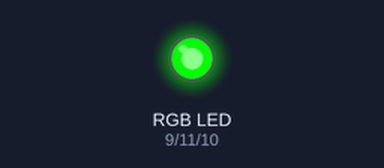
This sketch was run on a simulated Arduino Uno, built with avr-gcc and run on an emulated ATmega328P. Parts: an RGB LED mixed from three pins (HIGH = lit).

Above: at 0.05 s.
At 0.75 s:
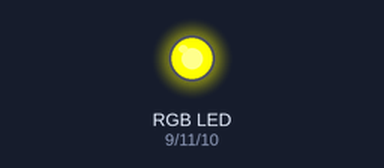
At 0.95 s:
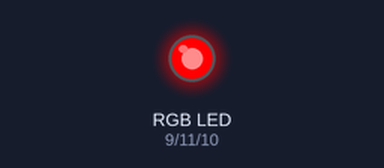
At 1.15 s:
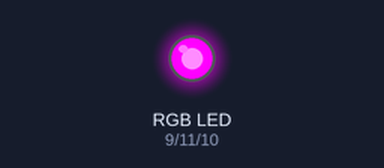
At 1.55 s:
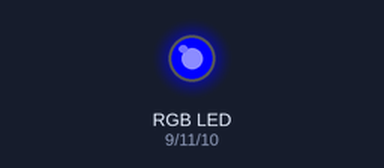
Timing chart, 0 to 3.7 s (numbered marks = the images above):
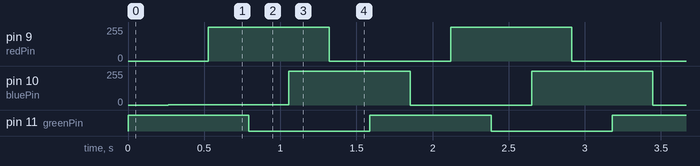

Measured:
- by itself, pin 9 (redPin): alternates 255/255 for 0.80 s and 0/255 for 0.80 s
- by itself, pin 10 (bluePin): repeats every 1.6 s: 255/255 0.80 s, 0/255 0.80 s
- by itself, pin 11 (greenPin): alternates HIGH for 0.80 s and LOW for 0.80 s

The sketch:

RGB.ino
```cpp
int redPin = 9;
int greenPin = 11;
int bluePin = 10;
int counter = 0;
int redVal = 255;
int greenVal = 0;
int blueVal = 0;
char output[] = "";


void setup()
{
  pinMode(redPin, OUTPUT);
  pinMode(greenPin, OUTPUT);
  pinMode(bluePin, OUTPUT);
  Serial.begin(9600);
}

void loop()
{
  if (counter ==1530)
    {
      counter = 0;
    }
  else
    {
      counter++;
    }
 if (counter >= 0 && counter <255)
 {
   blueVal++;
 }
 if (counter >= 255  && counter <510 && redVal >0)
 {
   redVal--;
 }
 if (counter >= 510  && counter <765)
 {
   greenVal++;
 }
 if (counter >= 765  && counter <1020 && blueVal >0)
 {
   blueVal--;
 }
 if (counter >=1020   && counter <1275)
 {
   redVal++;
 }
 if (counter >=1275   && counter <1530 && greenVal >0)
 {
   greenVal--;
 }

 setColor(redVal, greenVal, blueVal);
 //Serial.print("R: ");
 //Serial.print(redVal);
 //Serial.print("  G: ");
 //Serial.print(greenVal);
 //Serial.print("  B: ");
 //Serial.println(blueVal);


delay (1);

}

void setColor(int red, int green, int blue)
{
 analogWrite(redPin, 255-red);
 analogWrite(bluePin, 255-blue);
 analogWrite(greenPin, 255-green);
}
```
